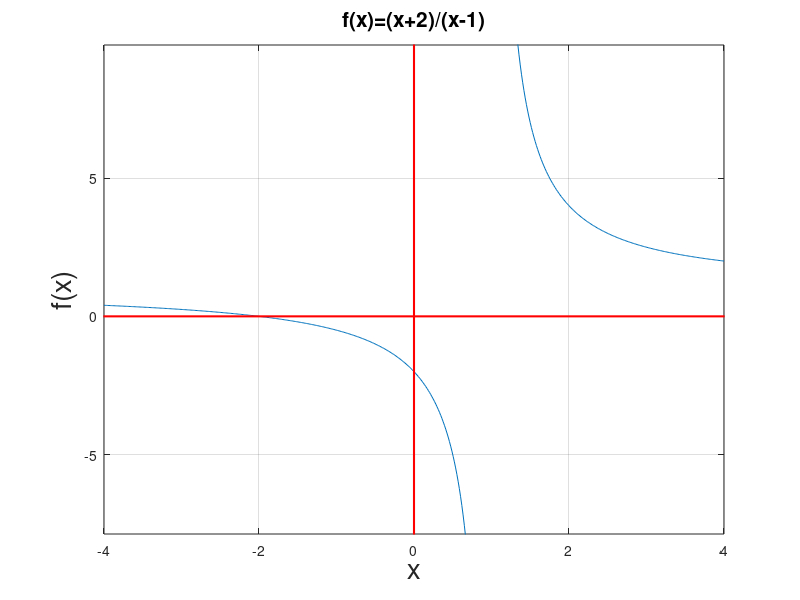

Write the MATLAB code that produced this figure.
%Octave Script
%School:       Tecnologico de Estudios Superiores de Jilotepec.
%Title:        2.4 Funciones algebraicas: polinomiales y racionales
%Descripcion:  Graficar funciones
%Author:       Angelica Arellano Vilchiz 
%Date:         19/11/2021
%Ejercicio:    2

%Limpiar pantalla
clc
%Limpiar varibles 
clear 
%Dominio de la funcion
p=[1 2]
%Funcion
roots(p)
disp('La raiz de nuestra funcion es: -2');
disp('Esta funcion es racional.');
disp('El punto donde f(x)=0 es: (-2,0)');
%Grafica
ezplot('(x+2)./(x-1)',[-4 4]);
hold on;
grid on;
plot([-20 20],[0 0],'r-',"linewidth",1.5,"markersize",8);
plot([0 0],[-30 30],'r-',"linewidth",1.5,"markersize",8);
hold off;
%Titulo y ejes
title("f(x)=(x+2)/(x-1)",'FontSize',15);
xlabel("x",'FontSize',20);
ylabel("f(x)",'FontSize',20);